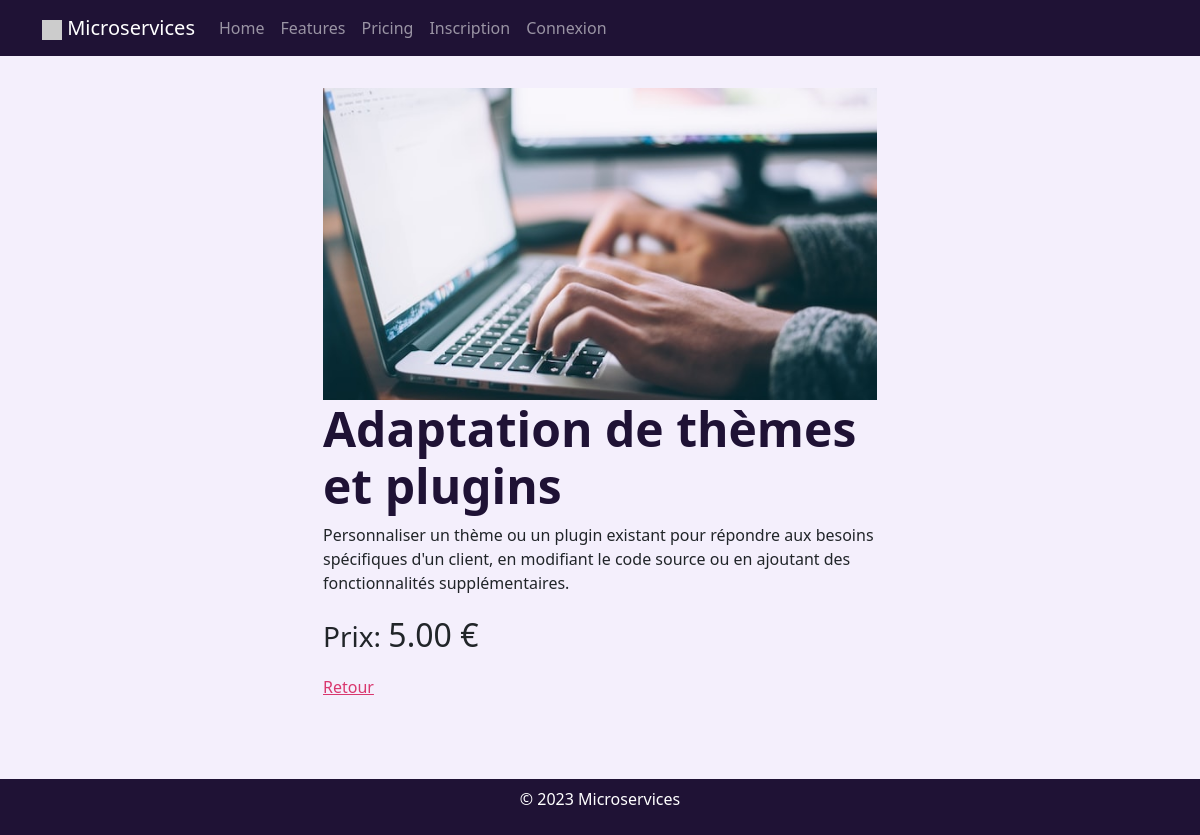
/post.php?id=6, run on the app's committed database.
### tables this page shows
CREATE TABLE `ms_posts` (
  `microservice_id` int NOT NULL,
  `Titre` varchar(255) NOT NULL,
  `Contenu` text NOT NULL,
  `Prix` decimal(10,2) DEFAULT NULL,
  `Image` varchar(255) NOT NULL,
  `user_id` int DEFAULT NULL
);

### controllers/MicroserviceController.php (called while the page is built, shortened)
<?php
require_once 'models/MicroserviceModel.php';
class MicroserviceController
{
    private $MicroserviceModel;
    public function __construct()
    {
        $this->MicroserviceModel = new MicroserviceModel();
    }
    public function displayMicroservice()
    {
        $id = isset($_GET["id"]) ? $_GET["id"] : NULL;
        $row = $this->MicroserviceModel->getMicroserviceById($id);
        require 'views/single-view.php';
    }
}

### models/MicroserviceModel.php (called while the page is built, shortened)
<?php
require_once 'Database.php';
class MicroserviceModel extends Database
{
    public function getMicroserviceById($id)
    {
        try {
            $db = new Database();
            $connexion = $db->getPDO();
            $sql = "SELECT * FROM ms_posts WHERE microservice_id = :id";
            $req = $connexion->prepare($sql);
            $req->bindParam(':id', $id, PDO::PARAM_INT);
            $req->execute();
            $row = $req->fetch();
            return $row;
        } catch (PDOException $e) {
            echo "Erreur: " . $e->getMessage();
        }
    }
}

### models/Database.php (called while the page is built, shortened)
<?php
class Database
{
    private $pdo;
    public function __construct()
    {
        if (!$this->databaseExists() || !$this->tablesExist()) {
            $this->rebuildDatabase();
        } else {
            $this->selectDatabase();
        }
    }
    private function connect()
    {
        try {
            $this->pdo = new PDO("mysql:host=" . DB_HOST . ";charset=utf8", DB_USER, DB_PASS);
            $this->pdo->setAttribute(PDO::ATTR_ERRMODE, PDO::ERRMODE_EXCEPTION);
        } catch (PDOException $e) {
            throw new Exception("Erreur de connexion à la base de données: " . $e->getMessage());
        }
    }
    private function databaseExists()
    {
        try {
            $result = $this->pdo->query("SHOW DATABASES LIKE '" . DB_DATABASE . "'");
            return (bool) $result->fetch(PDO::FETCH_ASSOC);
        } catch (PDOException $e) {
            throw new Exception("Erreur lors de la vérification de l'existence de la base de données: " . $e->getMessage());
        }
    }
    private function rebuildDatabase()
    {
        try {
            $this->pdo->exec("CREATE DATABASE IF NOT EXISTS " . DB_DATABASE);
            $this->pdo->exec("USE " . DB_DATABASE);
            $sqlFile = file_get_contents(SQL_FILE_PATH);
            $this->pdo->exec($sqlFile);
        } catch (PDOException $e) {
            throw new Exception("Erreur lors de la reconstruction de la base de données: " . $e->getMessage());
        }
    }
    public function close()
    {
        $this->pdo = null;
    }
}

### views/single-view.php (the view)
<article class="col-md-6 p-2">
	<?php
	if (isset($row['Image']) && !empty($row['Image']) && file_exists('uploads/images/' . $row['Image'])) :
	?>
		<div class="text-center">
			<img class="img-fluid" src="<?= 'uploads/images/' . $row['Image'] ?>" alt="<?= $row['Titre'] ?>">
		</div>
	<?php
	endif;
	?>
	<?= isset($row['Titre']) ? '<h1 class="text-custom-dark">' . $row['Titre'] . '</h1>' : NULL ?>
	<?= isset($row['Contenu']) ? '<p>' . $row['Contenu'] . '</p>' : NULL ?>
	<?= isset($row['Prix']) ? '<p class="fs-3">Prix: <span class="fs-2">' . $row['Prix'] . ' €</pan></p>' : NULL ?>
	<a class="link-custom-secondary" href="<?= BROWSER_PATH . '/' ?>">Retour</a>
</article>

### css/style.css (style rules this page uses)
:root { --bs-custom-primary: rgba(103, 86, 140, 1); --bs-custom-secondary: #d9376e; --bs-custom-secondary: rgba(217, 55, 110, 1); --bs-custom-dark: rgba(31, 18, 53, 1); }
body { background-color: #f4effc; }
article img { aspect-ratio: 16/9; object-fit: cover; }
h1 { font-weight: 900; font-size: clamp(2rem, 5vw, 3rem); }
.text-custom-dark { color: var(--bs-custom-dark) !important; }
.link-custom-secondary { color: var(--bs-custom-secondary) !important; }

### data on the page
ms_posts: Image (picture), Titre "Adaptation de thèmes et plugins", Contenu "Personnaliser un thème ou un plugin existant pour répondre aux besoins spécifiques d'un client, en modifiant le code source ou en ajoutant des fonctionnalités supplémentaires.", Prix "5.00"
